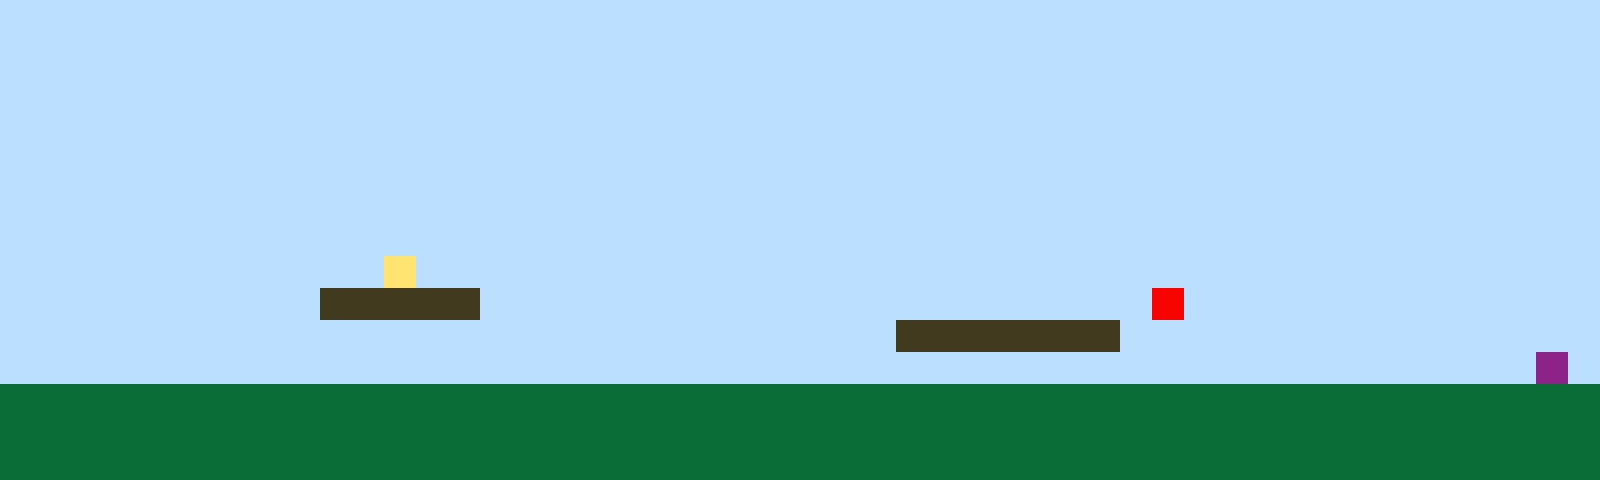

Tiled map render using the project's own tile images. Description and the whole map definition, tile-layer contents included, below:
An orthogonal 50x15 tile map with 32x32 px tiles, 1 tile layer (Tile Layer 1).

<map version="1.10" tiledversion="1.11.2" orientation="orthogonal" renderorder="right-up" width="50" height="15" tilewidth="32" tileheight="32" infinite="0" nextlayerid="2" nextobjectid="1"><editorsettings><export target="map1.csv" format="csv" /></editorsettings><tileset firstgid="1" name="sprites" tilewidth="32" tileheight="32" tilecount="6" columns="3"><image source="sprites.png" width="96" height="64" /></tileset><layer id="1" name="Tile Layer 1" width="50" height="15"><data encoding="csv">1,1,1,1,1,1,1,1,1,1,1,1,1,1,1,1,1,1,1,1,1,1,1,1,1,1,1,1,1,1,1,1,1,1,1,1,1,1,1,1,1,1,1,1,1,1,1,1,1,1,1,1,1,1,1,1,1,1,1,1,1,1,1,1,1,1,1,1,1,1,1,1,1,1,1,1,1,1,1,1,1,1,1,1,1,1,1,1,1,1,1,1,1,1,1,1,1,1,1,1,1,1,1,1,1,1,1,1,1,1,1,1,1,1,1,1,1,1,1,1,1,1,1,1,1,1,1,1,1,1,1,1,1,1,1,1,1,1,1,1,1,1,1,1,1,1,1,1,1,1,1,1,1,1,1,1,1,1,1,1,1,1,1,1,1,1,1,1,1,1,1,1,1,1,1,1,1,1,1,1,1,1,1,1,1,1,1,1,1,1,1,1,1,1,1,1,1,1,1,1,1,1,1,1,1,1,1,1,1,1,1,1,1,1,1,1,1,1,1,1,1,1,1,1,1,1,1,1,1,1,1,1,1,1,1,1,1,1,1,1,1,1,1,1,1,1,1,1,1,1,1,1,1,1,1,1,1,1,1,1,1,1,1,1,1,1,1,1,1,1,1,1,1,1,1,1,1,1,1,1,1,1,1,1,1,1,1,1,1,1,1,1,1,1,1,1,1,1,1,1,1,1,1,1,1,1,1,1,1,1,1,1,1,1,1,1,1,1,1,1,1,1,1,1,1,1,1,1,1,1,1,1,1,1,1,1,1,1,1,1,1,1,1,1,1,1,1,1,1,1,1,1,1,1,1,1,1,1,1,1,1,1,1,1,1,1,1,1,1,1,1,1,1,1,1,1,1,1,1,1,1,1,1,1,1,1,1,1,1,1,1,1,1,1,1,1,1,1,1,1,1,1,1,1,1,1,1,1,1,1,1,1,4,1,1,1,1,1,1,1,1,1,1,1,1,1,1,1,1,1,1,1,1,1,1,1,1,1,1,1,1,1,1,1,1,1,1,1,1,1,1,1,1,1,1,1,1,1,1,1,3,3,3,3,3,1,1,1,1,1,1,1,1,1,1,1,1,1,1,1,1,1,1,1,1,1,5,1,1,1,1,1,1,1,1,1,1,1,1,1,1,1,1,1,1,1,1,1,1,1,1,1,1,1,1,1,1,1,1,1,1,1,1,1,1,1,1,1,3,3,3,3,3,3,3,1,1,1,1,1,1,1,1,1,1,1,1,1,1,1,1,1,1,1,1,1,1,1,1,1,1,1,1,1,1,1,1,1,1,1,1,1,1,1,1,1,1,1,1,1,1,1,1,1,1,1,1,1,1,1,1,1,1,1,1,1,1,1,6,1,2,2,2,2,2,2,2,2,2,2,2,2,2,2,2,2,2,2,2,2,2,2,2,2,2,2,2,2,2,2,2,2,2,2,2,2,2,2,2,2,2,2,2,2,2,2,2,2,2,2,2,2,2,2,2,2,2,2,2,2,2,2,2,2,2,2,2,2,2,2,2,2,2,2,2,2,2,2,2,2,2,2,2,2,2,2,2,2,2,2,2,2,2,2,2,2,2,2,2,2,2,2,2,2,2,2,2,2,2,2,2,2,2,2,2,2,2,2,2,2,2,2,2,2,2,2,2,2,2,2,2,2,2,2,2,2,2,2,2,2,2,2,2,2,2,2,2,2,2,2</data></layer></map>
